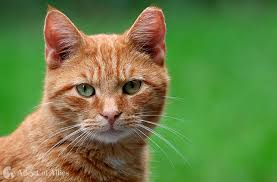
#> input picture opencv/photos/cat.jpeg, 277 x 182 px
$ python contor.py
#> lines starting #> are read from the running program, lines starting #| are printed output that depends on the picture; after the words box and inside, x2 and y2 are one past the last pixel; in counts of white or black regions, pixels touching at a corner belong together
import cv2 as cv
import numpy as np

img = cv.imread('photos/cat.jpeg')
#> img is the input picture: shape (182, 277, 3); mean B, G, R 69.2, 129.5, 105.6
cv.imshow('Cats', img)

blank = np.zeros(img.shape[:2], dtype='uint8')

gray = cv.cvtColor(img, cv.COLOR_BGR2GRAY)
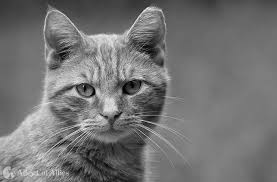
#> gray: shape (182, 277); min 1, max 247, mean 115.5
cv.imshow('Gray', gray)

canny = cv.Canny(img, 125, 175)
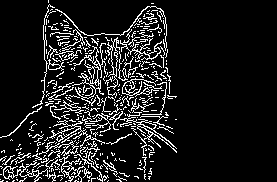
#> canny: shape (182, 277); 11.6% white in thin lines or dots, all inside (x1, y1, x2, y2) = (0, 0, 177, 182)
cv.imshow('Canny', canny)

blur = cv.GaussianBlur(gray, (5, 5), cv.BORDER_DEFAULT)
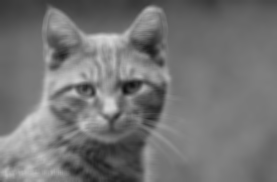
#> blur: shape (182, 277); min 17, max 214, mean 115.5
cv.imshow('BLur', blur)

contours, hierarchies = cv.findContours(gray, cv.RETR_LIST, cv.CHAIN_APPROX_SIMPLE)
#> contours = [[[0, 0], [0, 181], [276, 181], [276, 0]]]
print(f'{len(contours)} contour(s) found')
#| 1 contour(s) found

ret, thresh = cv.threshold(gray, 50, 100, cv.THRESH_BINARY)
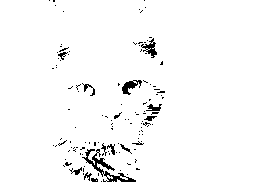
#> thresh: shape (182, 277); values 0 (black) and 100 (white), 97.2% white; black in thin lines or dots, all inside (x1, y1, x2, y2) = (49, 0, 165, 182)
cv.imshow('Thresh', thresh)

cv.drawContours(blank, contours, -1, (0,0,255), 2)
#> blank: shape (182, 277); every value is 0
cv.imshow('Contours Drawn', blank)

cv.waitKey(0)
